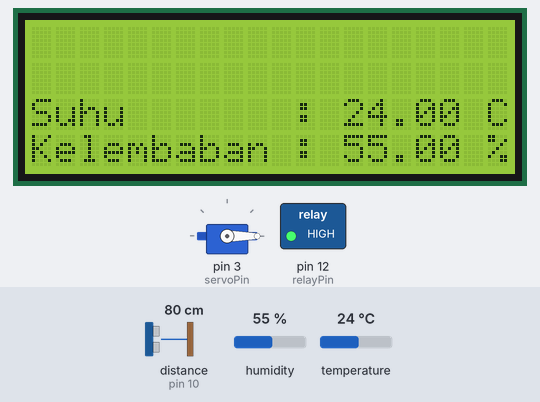
A sketch run on a simulated Arduino Uno, built with avr-gcc and run on an emulated ATmega328P. Parts: servo, 20×4 character LCD, switched loads named in the sketch (green lamp = pin HIGH). Wiring (inferred from the names in the program): ultrasonic range finder: trigger pin 9; echo pin 10. The inputs (shaded band) are chosen by the test bench; at power-on: distance to the obstacle (sensor on pin 10) 80 cm, temperature 24 °C, humidity 55 %. The echo pulse lasts 58.3 µs per cm; pins used as bus, display or sensor lines are not drawn.

Above: at 7.2 s.
7.3 s: distance to the obstacle (sensor on pin 10) set to 18 cm
At 8.3 s:
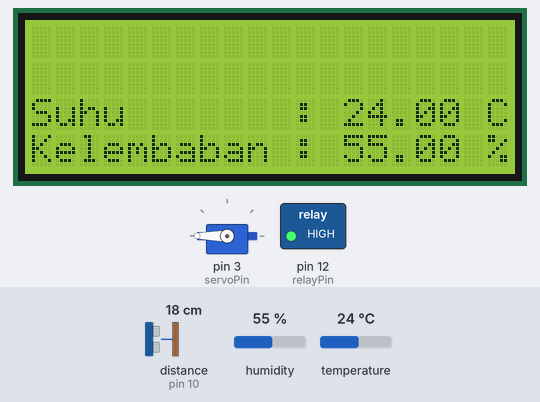
10.3 s: distance to the obstacle (sensor on pin 10) set to 22 cm
At 11.2 s:
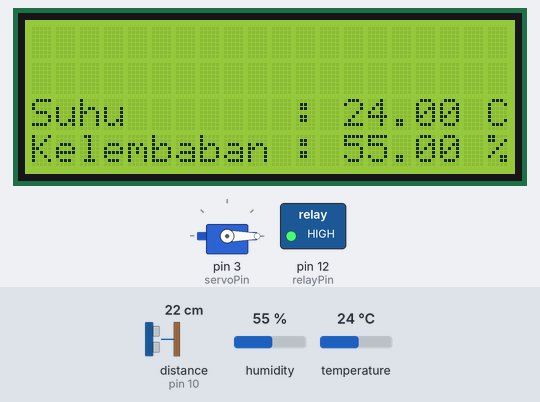
11.9 s: temperature set to 24.5 °C
14.9 s: temperature set to 25.5 °C
At 15.9 s:
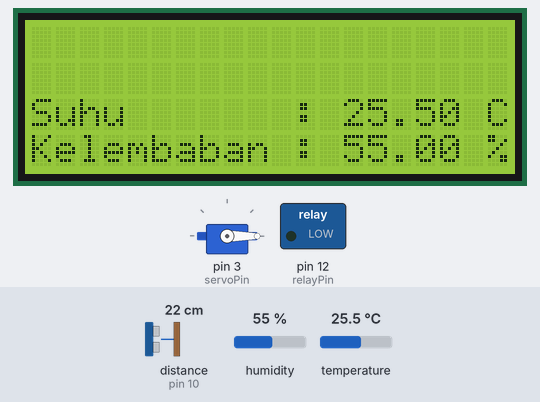
Timing chart, 0 to 17.9 s (numbered marks = the images above; inputs shaded):
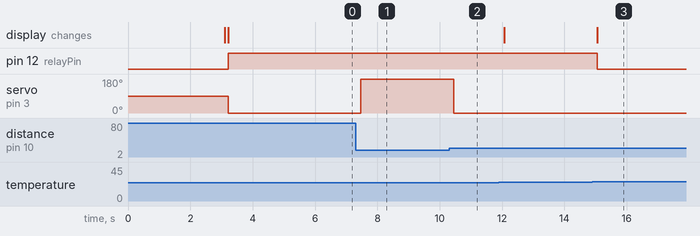

The sketch:

praktikum7-iot.ino
```cpp
#include <LiquidCrystal_I2C.h>
#include <DHTesp.h>
#include <Servo.h>

LiquidCrystal_I2C lcd(0x27, 20, 4);
Servo myServo;

const int servoPin = 3;
const int trigPin = 9;
const int echoPin = 10;
const int relayPin = 12;
const int dhtPin = 13;
float suhu = 0;
float kelembaban = 0;
DHTesp dhtSensor;

void setup() {
  dhtSensor.setup(dhtPin, DHTesp::DHT22);
  pinMode(relayPin, OUTPUT);

  myServo.attach(servoPin);
  pinMode(trigPin, OUTPUT);
  pinMode(echoPin, INPUT);

  lcd.init();
  lcd.backlight();
  lcd.setCursor(3, 0);
  lcd.print("Pemantauan");
  lcd.setCursor(2, 1);
  lcd.print("Suhu & Kelembaban");
  delay(3000);
  lcd.clear();
}

void loop() {
  TempAndHumidity data = dhtSensor.getTempAndHumidity();
  suhu = data.temperature;
  kelembaban = data.humidity;

  long duration, distance;

  digitalWrite(trigPin, LOW);
  delayMicroseconds(2);
  digitalWrite(trigPin, HIGH);
  delayMicroseconds(10);
  digitalWrite(trigPin, LOW);

  duration = pulseIn(echoPin, HIGH);
  distance = (duration * 0.034) / 2;

  lcd.init();
  lcd.backlight();
  lcd.setCursor(0, 2);
  lcd.print("Suhu       :");
  lcd.setCursor(13, 2);
  lcd.print(suhu);
  lcd.setCursor(19, 2);
  lcd.print("C");
  lcd.setCursor(0, 3);
  lcd.print("Kelembaban :");
  lcd.setCursor(13, 3);
  lcd.print(kelembaban);
  lcd.setCursor(19, 3);
  lcd.print("%");

  if (suhu < 25) {
    digitalWrite(relayPin, HIGH);
  } else {
    digitalWrite(relayPin, LOW);
  }

  if (distance < 20) {
    myServo.write(180);
  } else {
    myServo.write(0);
  }

}
```

Measured:
- the behaviour switches between 20 and 21 cm on distance to the obstacle (sensor on pin 10) (found by bisection; images 1 and 2)
- the behaviour switches between 24.9 and 25 °C on temperature (found by bisection; images 2 and 3)
- after the input at 7.3 s, servo on pin 3 (servoPin): 0° → 180° after 0.17 s
- after the input at 10.3 s, servo on pin 3 (servoPin): 180° → 0° after 0.15 s
- after the input at 14.9 s, pin 12 (relayPin): HIGH → LOW after 0.15 s; the display: changes after 0.15 s (image 3)
